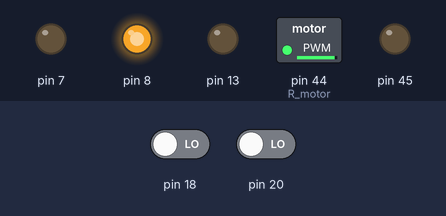
Bench run of a sketch on a simulated Arduino Mega 2560, built with avr-gcc and run on an emulated ATmega2560. On the bench: switched loads named in the sketch (green lamp = pin HIGH), output pins drawn as LEDs (lit = HIGH). The test bench sets the inputs (shaded band); at power-on: pin 18 LOW, pin 20 LOW. What the sketch prints to the serial monitor is not drawn.

Above: at 0.1 s.
Timing chart, 0 to 1.6 s (numbered marks = the images above):
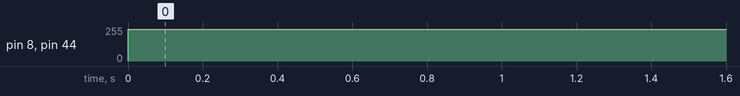

Measured:
- by itself, pin 8, pin 44 (R_motor): 0/255 → 240/255 at 0.00 s

The sketch:

ros_encoder_PI.ino
```cpp
#include <MsTimer2.h>

#define Kp 0.01
#define Ki 0
#define Kd 0.0005
#define PID_SCALE 40

#define SERIAL
#define LOOP_DELAY 200

volatile int motor_Lvel = 0;//motor rotation
volatile int pre_motor_Lvel = 0;//
volatile float wheel_Lvel = 0;
volatile int motor_Rvel = 0;//motor rotation
volatile int pre_motor_Rvel = 0;//
volatile float wheel_Rvel = 0;

// PID
float duty_R = 100.;
float duty_L = 100.;
float dt, preTime;
float P_R, I_R, D_R, preP_R;
float P_L, I_L, D_L, preP_L;

const float reduction_ratio = 280;//減速比
const float wheel_circumference = 810;//mm 円周
const int reset_msec = 100;//msec,timer割り込みの周期
float vel_mag = 1000./float(reset_msec);//magnification//タイヤの速度計算のための係数

void Rcount(){
  motor_Rvel++;
}
void Lcount(){
  motor_Lvel++;
}

void reset() {
  wheel_Rvel = vel_mag * float(motor_Rvel) / reduction_ratio *wheel_circumference;
  wheel_Lvel = vel_mag * float(motor_Lvel) / reduction_ratio *wheel_circumference;
  pre_motor_Rvel = motor_Rvel;
  pre_motor_Lvel = motor_Lvel;
  motor_Rvel = 0;
  motor_Lvel = 0;
}


void setup() {
  pinMode(13, OUTPUT);

  pinMode(44, OUTPUT);//R motor
  pinMode(45, OUTPUT);//R
  pinMode(7, OUTPUT);//L
  pinMode(8, OUTPUT);//L


  MsTimer2::set(reset_msec, reset); // 500msごとにオンオフ
  MsTimer2::start();

//  attachInterrupt(2, Rcount, FALLING);//21pin
  attachInterrupt(3, Rcount, CHANGE);//22pin
//  attachInterrupt(4, Lcount, FALLING);//19pin
  attachInterrupt(5, Lcount, CHANGE);//18pin

  Serial.begin(9600);

  preTime = micros();
  duty_R = 100.0;
  duty_L = 100.0;
}

void loop() {
  float target_wheel_Lvel = 1500.;
  float target_wheel_Rvel = 1500.;

//  float target_motor_Lvel = target_wheel_Lvel / vel_mag / wheel_circumference *reduction_ratio;
//  float target_motor_Rvel = target_wheel_Rvel / vel_mag / wheel_circumference *reduction_ratio;

  float target_motor_Rvel = 60.;
  float target_motor_Lvel = 60.;
  ////// PID //////
  dt = (micros() - preTime) / 1000000;
  preTime = micros();
  P_R  = target_motor_Rvel - pre_motor_Rvel;
  P_L  = target_motor_Lvel - pre_motor_Lvel;
//  Serial.print("P ");
//  Serial.println(P);

//  I += P * dt;
  D_R  = (P_R - preP_R) / dt;
  D_L  = (P_L - preP_L) / dt;
  preP_R = P_R;
  preP_L = P_L;

//  duty += Kp * P + Ki * I + Kd * D;

  duty_R += PID_SCALE* (Kp * P_R + Kd * D_R);
//  duty_R += PID_SCALE* (Kp * P_R);
  duty_R = constrain(duty_R,0,240);
  duty_L += PID_SCALE* (Kp * P_L + Kd * D_L);
//  duty_L += PID_SCALE* (Kp * P_L);
  duty_L = constrain(duty_L,0,240);

  /////////////////


//  analogWrite(44, 100);
  analogWrite(44, duty_R);
  analogWrite(45,0);
  analogWrite(8, duty_L);
  analogWrite(7,0);


  #ifdef SERIAL
    Serial.print("target_motor_vel:");
    Serial.print(target_motor_Lvel);
    Serial.print(",");
    Serial.print(target_motor_Rvel);
    Serial.print(" duty:");
    Serial.print(duty_L);
    Serial.print(",");
    Serial.print(duty_R);
    Serial.print(" motor_vel:");
//    Serial.print(pre_motor_Lvel);
//    Serial.print(" ");
    Serial.println(pre_motor_Lvel);
    Serial.print(",");
    Serial.println(pre_motor_Rvel);

//    SerialMonitor();
  #endif

  delay(LOOP_DELAY);
}


inline void SerialMonitor(){

/*
  Serial.print("wheel_vel: ");
  Serial.print(wheel_Lvel);
  Serial.print(" ");
  Serial.println(wheel_Rvel);
*/
}
```
